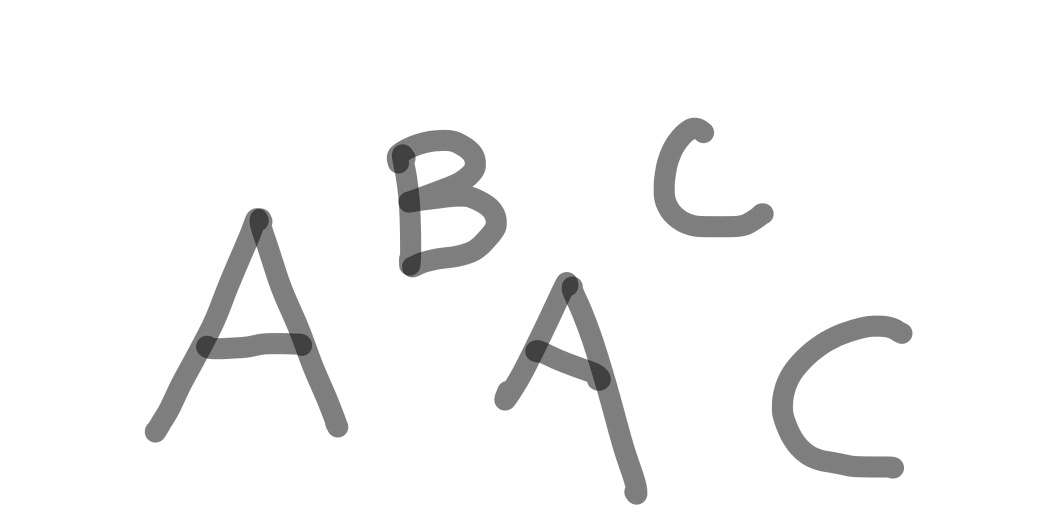
#> input picture ABC-input.jpg, 2077 x 1035 px (shown at 1/2 size)
$ python sadf.py
#> lines starting #> are read from the running program, lines starting #| are printed output that depends on the picture; after the words box and inside, x2 and y2 are one past the last pixel; in counts of white or black regions, pixels touching at a corner belong together
from PIL import Image, ImageDraw, ImageFont
import numpy as np
import tkinter.filedialog as filedialog
import tkinter as tk

def main():
    master = tk.Tk()
    top_frame = tk.Frame(master)
    bottom_frame = tk.Frame(master)
    line = tk.Frame(master, height=1, width=400, bg="grey80", relief='groove')
    input_path = tk.Label(top_frame, text="Input File Path:")
    input_path2 = tk.filedialog.askopenfilename()
#> the answer given: ABC-input.jpg
    input_entry = tk.Entry(top_frame, text="", width=40)
    input_entry.delete(1, tk.END)  # Remove current text in entry
    input_entry.insert(0, input_path2)
    browse1 = tk.Button(top_frame, text="Browse")

    begin_button = tk.Button(bottom_frame, text='Begin!')

    top_frame.pack(side=tk.TOP)
    line.pack(pady=10)
    bottom_frame.pack(side=tk.BOTTOM)

    input_path.pack(pady=5)
    input_entry.pack(pady=5)
    browse1.pack(pady=5)

    begin_button.pack(pady=20, fill=tk.X)


    # Read characters from an image file
    img = Image.open(input_path2).convert('RGB')
#> img is the input picture: PIL image 2077x1035 RGB; min 41, max 255, mean 244.7
    img_gray = img.convert('L')  # converts the image to grayscale image
    img_gray.show()  # show the image
    ONE = 200  # set value of 1-valued pixels
    a = np.asarray(img_gray)  # convert from PIL to np array
    a_bin = threshold(a, 150, ONE, 0)  # threshold the image a, with threshold T, LOW and HIGH
    im = Image.fromarray(a_bin)  # from np array to PIL format
    im.show()
    label = blob_coloring_8_connected(a_bin, ONE)  # labels 8-connected components
    new_img2 = np2PIL_color(label)  # converts from np array to PIL format
    new_img2.show()  # shows the image
    rects = rectangle(label)
    fontsize = 30
    font = ImageFont.truetype("arial.ttf", fontsize)
    imgdraw = ImageDraw
    for i in range(len(rects)):
        imgdraw.rectangle((rects[i][1], rects[i][0], rects[i][3], rects[i][2]), outline="red")
        # img_char = foo(label)
        imgdraw.text(((rects[i][1] + rects[i][3]) / 2, rects[i][0] - 25), "temporary", fill="red", font=font)
    img.show()


# [23 lines left out: function binary_image, not called in this run]


# printing binary image, coloured
def np2PIL_color(im):
    # print("size of arr: ", im.shape)
    img = Image.fromarray(np.uint8(im))
    return img


def threshold(im, T, LOW, HIGH):
    # threshold the image im, returns im_out
    # im_out = LOW, if im < T;   im_out = HIGH otherwise
#> called with T = 150, LOW = 200, HIGH = 0
    (nrows, ncols) = im.shape
#> nrows = 1035; ncols = 2077
    im_out = np.zeros(shape=im.shape)
    for i in range(nrows):
        for j in range(ncols):
            if abs(im[i][j]) < T:
                im_out[i][j] = LOW
            else:
                im_out[i][j] = HIGH
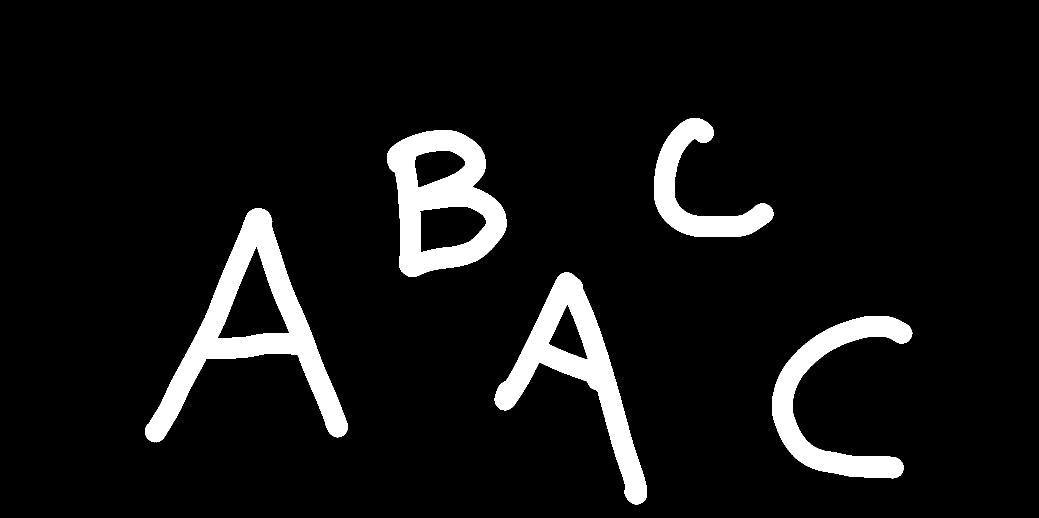
#> im_out: shape (1035, 2077) float64 (shown at 1/2 size); values 0 (black) and 200 (white), 7.5% white; 5 white regions, box (x1, y1, x2, y2) and area: (290, 417, 696, 885) 45672, (774, 260, 1013, 554) 36082, (989, 544, 1294, 1009) 35073, (1544, 632, 1825, 957) 26569, (1308, 236, 1547, 474) 18377
    return im_out


def blob_coloring_8_connected(bim, ONE):
    # labels binary image bim, where one-valued pixels have value ONE,
    # by using 8-connected component labeling algorithm.
    # Two-pass labeling is used
#> called with ONE = 200
    max_label = int(10_000)
    nrow = bim.shape[0]
#> nrow = 1035
    ncol = bim.shape[1]
#> ncol = 2077
    im = np.zeros(shape=(nrow, ncol), dtype=int)
    a = np.arange(0, max_label, dtype=int)
    color_map = np.zeros(shape=(max_label, 3), dtype=np.uint8)
    color_im = np.zeros(shape=(nrow, ncol, 3), dtype=np.uint8)

    for i in range(max_label):
        np.random.seed(i)
        color_map[i][0] = np.random.randint(0, 255, 1, dtype=np.uint8)
        color_map[i][1] = np.random.randint(0, 255, 1, dtype=np.uint8)
        color_map[i][2] = np.random.randint(0, 255, 1, dtype=np.uint8)

    k = 0
    for i in range(nrow):
        for j in range(ncol):
            im[i][j] = max_label
#> im: shape (1035, 2077) int64; every value is 10000
    for i in range(1, nrow - 1):
        for j in range(1, ncol - 1):
            c = bim[i][j]
            label_u = im[i - 1][j]
            label_l = im[i][j - 1]
            label_ul = im[i - 1][j - 1]
            label_ur = im[i - 1][j + 1]

            im[i][j] = max_label
            if c == ONE:
                min_label = min(label_u, label_l, label_ul, label_ur)
                if min_label == max_label:  # u = l = 0
                    k += 1
                    im[i][j] = k
                else:  # at least one of u or l or ul or ur is ONE
                    im[i][j] = min_label
                    if min_label != label_u and label_u != max_label:
                        update_array(a, min_label, label_u)

                    elif min_label != label_l and label_l != max_label:
                        update_array(a, min_label, label_l)

                    elif min_label != label_ul and label_ul != max_label:
                        update_array(a, min_label, label_ul)

                    elif min_label != label_ur and label_ur != max_label:
                        update_array(a, min_label, label_ur)

            else:
                im[i][j] = max_label
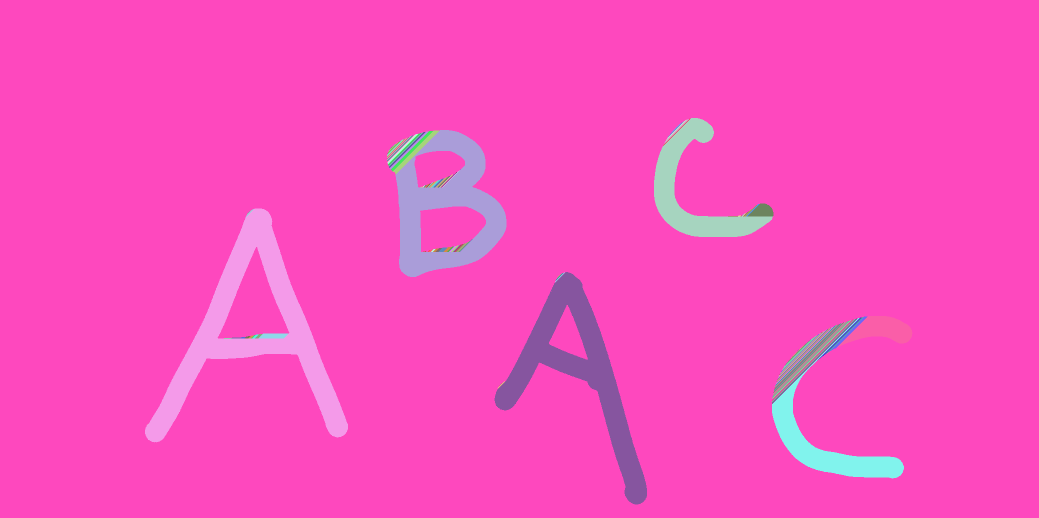
#> im: shape (1035, 2077) int64 (shown at 1/2 size); 178 distinct labels, from 1 to 10000; one colour per label, 0 black
#> after the loop, k = 177
    for i in range(k + 1):
        index = i
        while a[index] != index:
            index = a[index]
        a[i] = a[index]
#> after the loop, a = 10000 values, max 9999 at index 9999, min 0 at index 0, mean 4998.8

    for i in range(nrow):
        for j in range(ncol):

            if bim[i][j] == ONE:
                im[i][j] = a[im[i][j]]
                if im[i][j] == max_label:
                    color_im[i][j][0] = 0
                    color_im[i][j][1] = 0
                    color_im[i][j][2] = 0
                color_im[i][j][0] = color_map[im[i][j], 0]
                color_im[i][j][1] = color_map[im[i][j], 1]
                color_im[i][j][2] = color_map[im[i][j], 2]
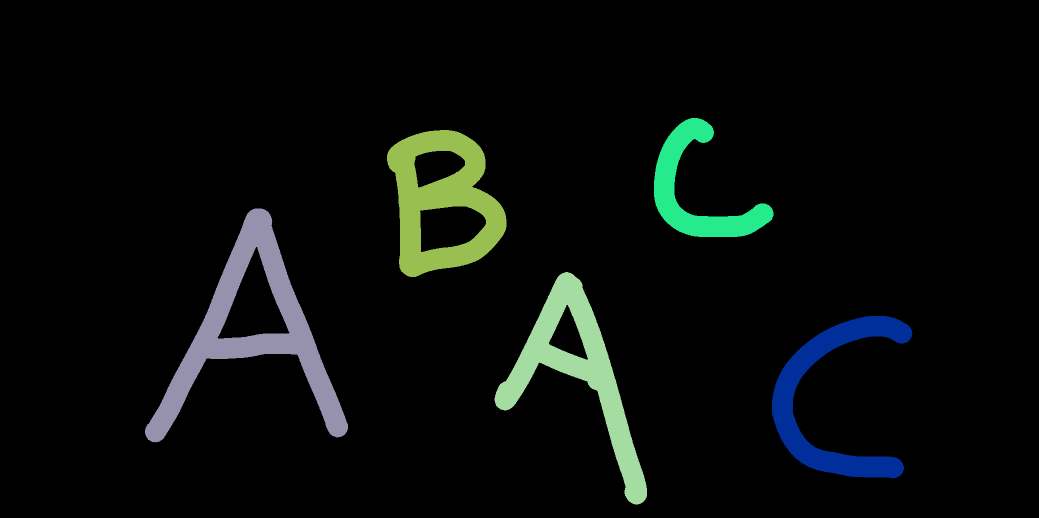
#> color_im: shape (1035, 2077, 3) (shown at 1/2 size); mean of channels 0, 1, 2 8.8, 12.5, 10.8; drawn as R, G, B
#> im: shape (1035, 2077) int64; 6 distinct labels, from 1 to 10000
    return color_im


def update_array(a, label1, label2):
    if label1 < label2:
        lab_small = label1
        lab_large = label2
    else:
        lab_small = label2
        lab_large = label1
    index = lab_large
    while index > 1 and a[index] != lab_small:
        if a[index] < lab_small:
            temp = index
            index = lab_small
            lab_small = a[temp]
        elif a[index] > lab_small:
            temp = a[index]
            a[index] = lab_small
            index = temp
        else:  # a[index] == lab_small
            break

    return


# rectangle uses same principle as the 8-blob colouring
def rectangle(label):
    nrow = label.shape[0]
#> nrow = 1035
    ncol = label.shape[1]
#> ncol = 2077
    k = 0
    # Using dict, we can store (r, g, b) values in a key-value pair
    colors = dict()
    for i in range(nrow):
        for j in range(ncol):
            # same color belongs in the same k value
            rgb = (label[i][j][0], label[i][j][1], label[i][j][2])
            if rgb not in colors:
                colors[rgb] = k
                k += 1
#> after the loop, colors = {(0, 0, 0): 0, (37, 235, 140): 1, (153, 191, 80): 2, (150, 146, 174): 3, (165, 220, 162): 4, (0, 47, 155): 5}; k = 6

    # filling rectangles with zeros and colors dictionary
    rectangles = np.zeros(shape=(len(colors), 4), dtype=int)
#> rectangles = [[0, 0, 0, 0], [0, 0, 0, 0], [0, 0, 0, 0], [0, 0, 0, 0], [0, 0, 0, 0], [0, 0, 0, 0]]
    for x in range(len(rectangles)):
        # temp min_y, min_x
        rectangles[x][0], rectangles[x][1] = 10_000, 10_000
#> this loop made 6 passes
#> after the loop, rectangles = [[10000, 10000, 0, 0], [10000, 10000, 0, 0], [10000, 10000, 0, 0], [10000, 10000, 0, 0], [10000, 10000, 0, 0], [10000, 10000, 0, 0]]
    # y
    for i in range(nrow):
        # x
        for j in range(ncol):
            rgb = (label[i][j][0], label[i][j][1], label[i][j][2])
            # min_y
            if i < rectangles[colors[rgb]][0]:
                rectangles[colors[rgb]][0] = i
            # min_x
            if j < rectangles[colors[rgb]][1]:
                rectangles[colors[rgb]][1] = j
            # max_y
            if i > rectangles[colors[rgb]][2]:
                rectangles[colors[rgb]][2] = i
            # max_x
            if j > rectangles[colors[rgb]][3]:
                rectangles[colors[rgb]][3] = j
#> after the loop, rectangles = [[0, 0, 1034, 2076], [236, 1308, 473, 1546], [260, 774, 553, 1012], [417, 290, 884, 695], [544, 989, 1008, 1293], [632, 1544, 956, 1824]]

    # there's a boundary space outwards, removing that rectangle
    if rectangles[0][2] == nrow - 1 and rectangles[0][3] == ncol - 1:
        rectangles = np.delete(rectangles, 0, 0)
#> rectangles = [[236, 1308, 473, 1546], [260, 774, 553, 1012], [417, 290, 884, 695], [544, 989, 1008, 1293], [632, 1544, 956, 1824]]
    return rectangles


# [71 lines left out: functions raw_moment, centroid_localization, translation_invariance, scale_invariance, hu_moments, r_moments, not called in this run]


def foo(image):
    func = r_moments(hu_moments(image))
    return str(index_to_char(func))


# [6 lines left out: function index_to_char, not called in this run]


if __name__ == '__main__':
    main()
#> in main, `rects = rectangle(label)`: rects has the same summary as rectangles in rectangle
#> the loop in main, `for i in range(len(rects)):` made 1 pass
#> (the run stopped early here; a loop or call above may not have finished)

$ run again, on ABC1.jpg
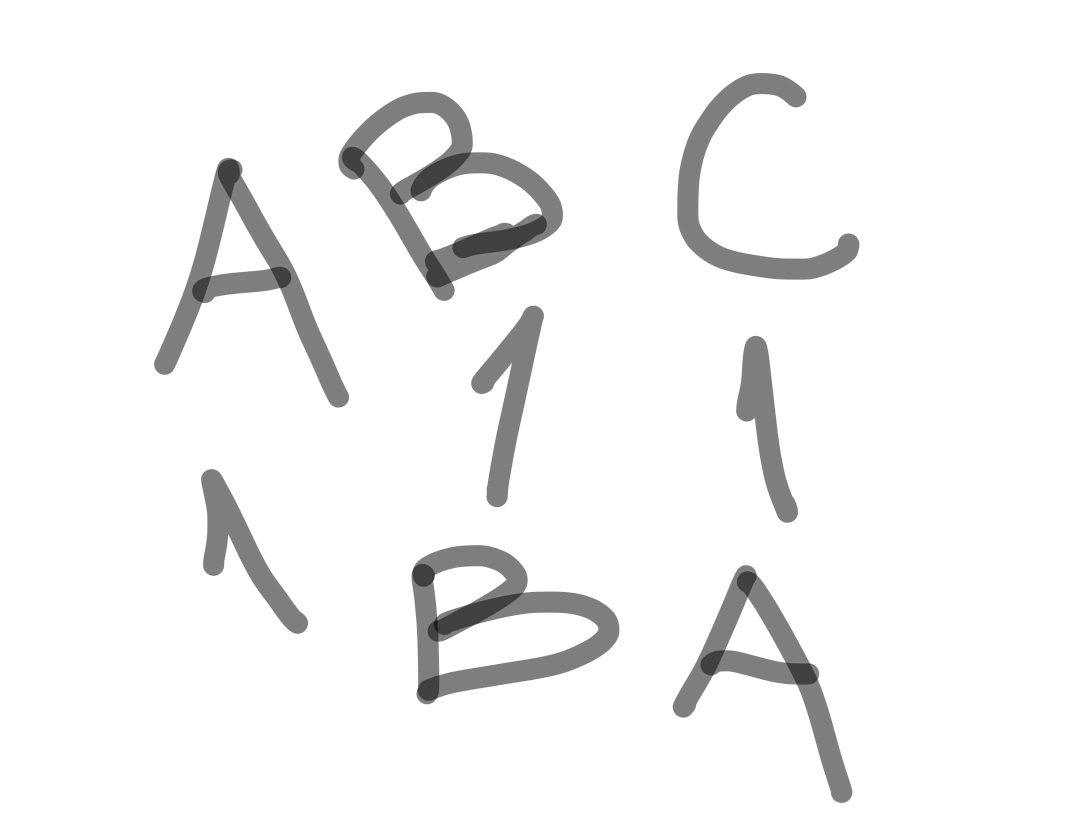
#> input picture ABC1.jpg, 2183 x 1666 px (shown at 1/2 size)
#> in main, img is the input picture: PIL image 2183x1666 RGB; min 24, max 255, mean 243.8
#> after the loop in blob_coloring_8_connected, `for i in range(1, nrow - 1):`:
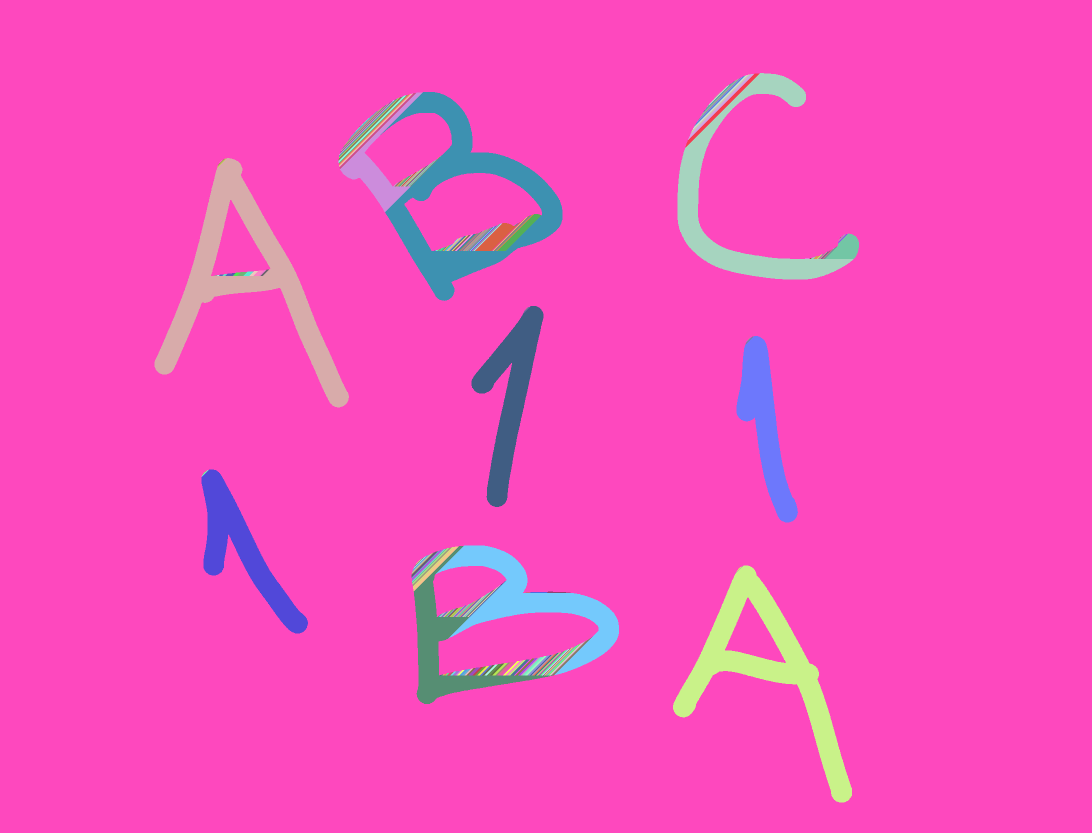
#> im: shape (1666, 2183) int64 (shown at 1/2 size); 371 distinct labels, from 1 to 10000; one colour per label, 0 black
#> after the loop in blob_coloring_8_connected, `for i in range(1, nrow - 1):`: k = 370
#> after the loop in blob_coloring_8_connected, `for i in range(k + 1):`: a = 10000 values, max 9999 at index 9999, min 0 at index 0, mean 4996.8
#> after the loop in blob_coloring_8_connected, `for i in range(nrow):`:
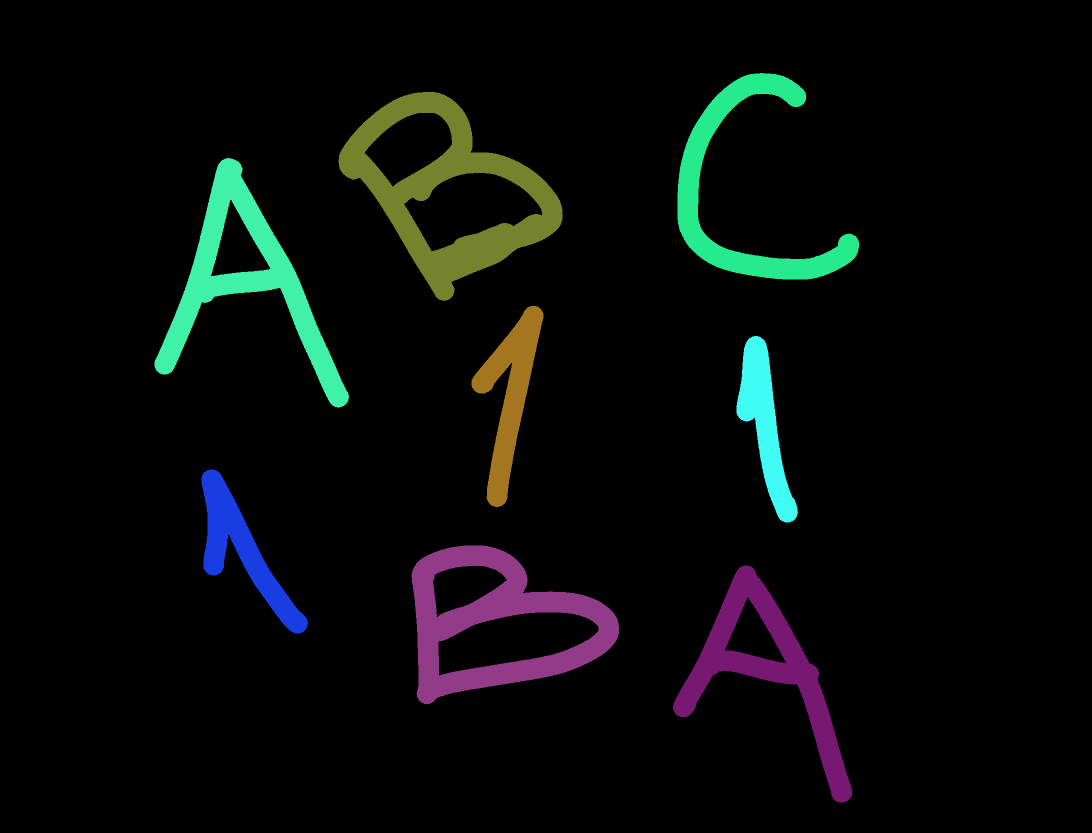
#> color_im: shape (1666, 2183, 3) (shown at 1/2 size); mean of channels 0, 1, 2 7.9, 10.8, 10; drawn as R, G, B
#> after the loop in rectangle, `for i in range(nrow):`: colors = 9 items; k = 9
#> in rectangle, `rectangles = np.zeros(shape=(len(colors), 4), dtype=int)`: rectangles = [[0, 0, 0, 0], [0, 0, 0, 0], [0, 0, 0, 0], [0, 0, 0, 0], [0, 0, 0, 0], [0, 0, 0, 0], [0, 0, 0, 0], [0, 0, 0, 0], [0, 0, 0, 0]]
#> the loop in rectangle, `for x in range(len(rectangles)):` made 9 passes
#> after the loop in rectangle, `for x in range(len(rectangles)):`: rectangles = [[10000, 10000, 0, 0], [10000, 10000, 0, 0], [10000, 10000, 0, 0], [10000, 10000, 0, 0], [10000, 10000, 0, 0], [10000, 10000, 0, 0], [10000, 10000, 0, 0], [10000, 10000, 0, 0], [10000, 10000, 0, 0]]
#> after the loop in rectangle, `for i in range(nrow):`: rectangles = [[0, 0, 1665, 2182], [146, 1355, 558, 1717], [184, 677, 601, 1124], [316, 309, 814, 697], [612, 943, 1013, 1086], [672, 1473, 1044, 1595], [939, 403, 1266, 615], [1091, 823, 1407, 1237], [1131, 1346, 1604, 1703]]
#> in rectangle, `rectangles = np.delete(rectangles, 0, 0)`: rectangles = [[146, 1355, 558, 1717], [184, 677, 601, 1124], [316, 309, 814, 697], [612, 943, 1013, 1086], [672, 1473, 1044, 1595], [939, 403, 1266, 615], [1091, 823, 1407, 1237], [1131, 1346, 1604, 1703]]
#> rects has the same summary as rectangles in rectangle
#> the loop in main, `for i in range(len(rects)):` made 1 pass
